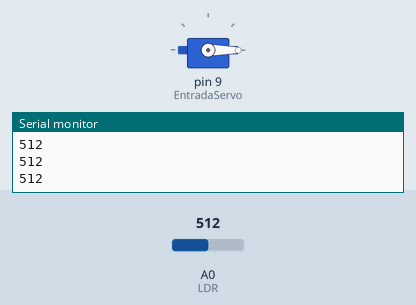
Bench run of a sketch on a simulated Arduino Uno, built with avr-gcc and run on an emulated ATmega328P. Shown: servo, the last lines printed to the serial monitor. The test bench sets the inputs (shaded band); at power-on: A0 (LDR) = 512.

Above: at 2.2 s.
2.3 s: A0 (LDR) set to 803
At 3.5 s:
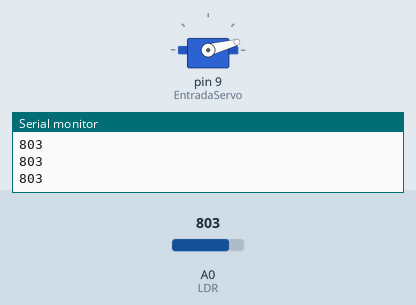
3.8 s: A0 (LDR) set to 817
At 5.0 s:
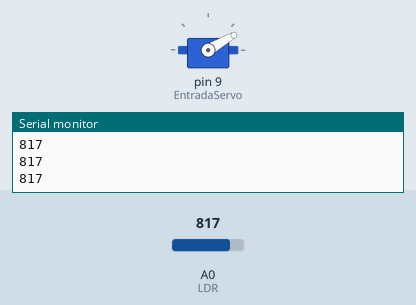
5.3 s: A0 (LDR) set to 857
At 6.1 s:
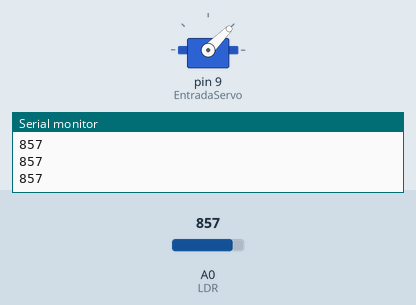
6.8 s: A0 (LDR) set to 883
At 7.3 s:
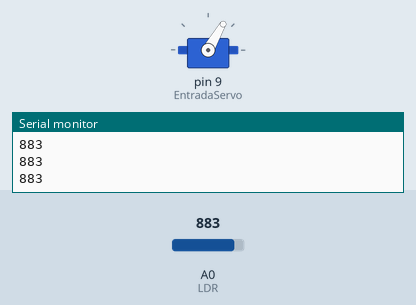
8.3 s: A0 (LDR) set to 860
At 9.5 s:
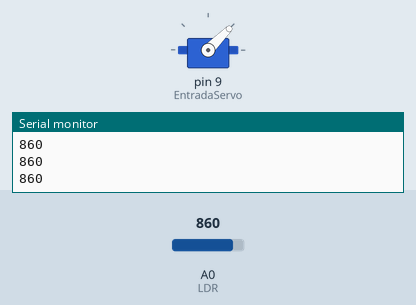
9.8 s: A0 (LDR) set to 880
At 10.8 s:
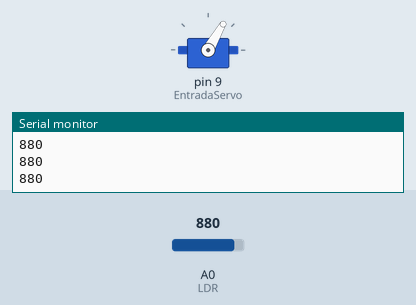
Timing chart, 0 to 12.3 s (numbered marks = the images above; inputs shaded):
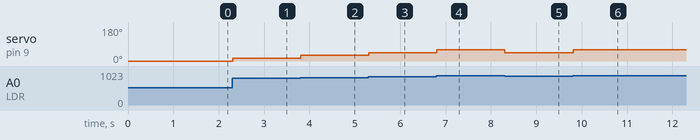

Measured:
- the behaviour switches between 810 and 811 on A0 (LDR) (found by bisection; images 1 and 2)
- the behaviour switches between 840 and 841 on A0 (LDR) (found by bisection; images 2 and 3)
- the behaviour switches between 870 and 871 on A0 (LDR) (found by bisection; images 3 and 4)
- after the input at 2.3 s, servo on pin 9 (EntradaServo): 0° → 15° at once
- after the input at 3.8 s, servo on pin 9 (EntradaServo): 15° → 30° at once
- after the input at 5.3 s, servo on pin 9 (EntradaServo): 30° → 45° at once
- after the input at 6.8 s, servo on pin 9 (EntradaServo): 45° → 60° at once
- after the input at 8.3 s, servo on pin 9 (EntradaServo): 60° → 45° at once
- after the input at 9.8 s, servo on pin 9 (EntradaServo): 45° → 60° at once

The sketch:

7_Estudio_Funcionamiento_Microservos.ino
```cpp
/*
  Código Realizado por: Grupo de Laboratorio 1
  Título: 7. Estudio Funcionamiento Microservos
  Asignatura: Periféricos
      USAL 2018 - 2019
*/

#include <Servo.h>

const int EntradaServo = 9; // Declaramos pin del Servo
const int LDR = A0; // Declaramos entrada LDR
int valorLDR = 0; // Variable donde se almacena el valor leido de la LDR
Servo servo; // Declaramos el objeto servo

void setup()
{
  Serial.begin(9600);
  pinMode(EntradaServo, OUTPUT);
  servo.attach(EntradaServo); // Vinculas el servo al pin 9
  servo.write(0);// Ponemos a 0 grados
  delay(1000);// Esperamos 1 segundo
}

void loop()
{
  valorLDR = analogRead(LDR); // Leemos el valor analogico de la LDR

  Serial.println(valorLDR); // Medimos el valor de la LDR para regular los valores que puede alcanzar la LDR

  if(valorLDR >= 780 && valorLDR <= 810)  servo.write(15); // Incrementamos en 15 grados el eje del servo

  if(valorLDR > 810 && valorLDR <= 840)  servo.write(30); // Incrementamos en 30 grados el eje del servo

  if(valorLDR > 840 && valorLDR <= 870) servo.write(45); // Incrementamos en 45 grados el eje del servo

  if(valorLDR > 870 && valorLDR <= 900) servo.write(60); // Incrementamos en 60 grados el eje del servo

  if(valorLDR > 900 && valorLDR <= 930) servo.write(75); // Incrementamos en 75 grados el eje del servo

  if(valorLDR > 930 && valorLDR <= 970) servo.write(90); // Incrementamos en 90 grados el eje del servo

}
```
